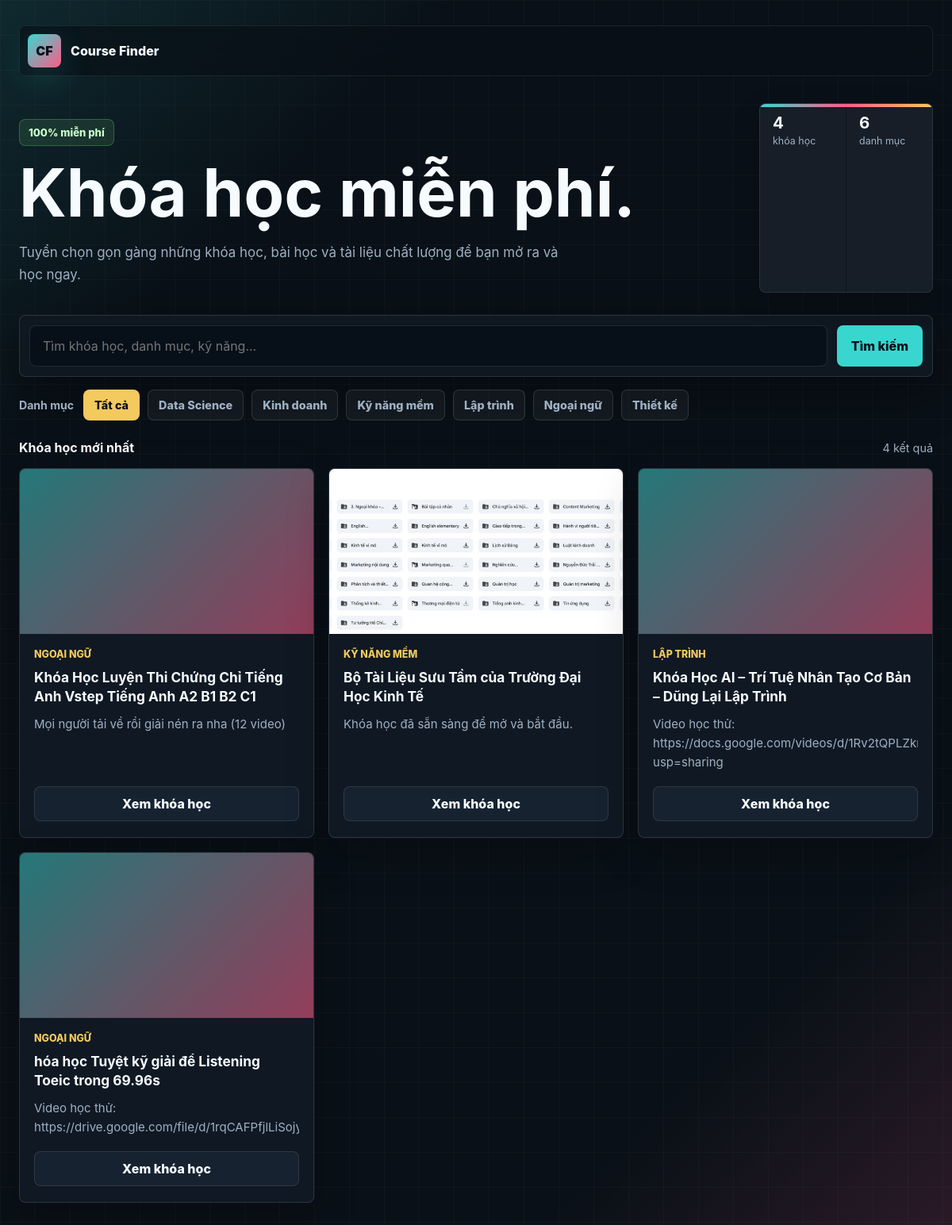
The page / on the database its author committed.
### resources/models.py (models this page shows, shortened)
class Category(models.Model):
    name = models.CharField(max_length=120, unique=True)
    description = models.TextField(blank=True)
    class Meta:
        ordering = ["name"]
        verbose_name = "Category"
        verbose_name_plural = "Categories"
    def get_absolute_url(self) -> str:
        slug = slugify(self.name) or "danh-muc"
        return reverse("core:category_detail", kwargs={"category_pk": self.pk, "category_slug": slug})

class Resource(models.Model):
    title = models.CharField(max_length=255)
    thumbnail_url = models.ImageField(
        upload_to="resource_thumbnails/",
        blank=True,
        verbose_name="Thumbnail",
    )
    description = models.TextField(blank=True)
    course_link = models.URLField(max_length=500)
    category = models.ForeignKey(
        Category,
        on_delete=models.PROTECT,
        related_name="resources",
    )
    created_at = models.DateTimeField(auto_now_add=True)
    updated_at = models.DateTimeField(auto_now=True)
    class Meta:
        ordering = ["-created_at"]
    def get_absolute_url(self) -> str:
        slug = slugify(self.title) or "khoa-hoc"
        return reverse("core:resource_detail", kwargs={"pk": self.pk, "slug": slug})

### core/views.py (the view, shortened to what this page needs)
# urls.py: path("", home, name="home"),
def home(request, category_pk: int | None = None, category_slug: str | None = None):
    search_query = request.GET.get("q", "").strip()
    selected_category_id = None
    if category_pk is not None:
        selected_category_id = category_pk
    else:
        selected_category = request.GET.get("category", "").strip()
        if selected_category.isdigit():
            selected_category_id = int(selected_category)
    categories = list(Category.objects.order_by("name"))
    selected_category_obj = next(
        (category for category in categories if category.id == selected_category_id),
        None,
    )
    if category_pk is not None:
        if selected_category_obj is None:
            raise Http404("Category not found")
        expected_slug = slugify(selected_category_obj.name) or "danh-muc"
        if category_slug != expected_slug:
            return redirect(selected_category_obj.get_absolute_url(), permanent=True)
    resources = Resource.objects.select_related("category").order_by("-created_at")
    if search_query:
        resources = resources.filter(
            Q(title__icontains=search_query)
            | Q(description__icontains=search_query)
            | Q(category__name__icontains=search_query)
        )
    if selected_category_id and selected_category_obj:
        resources = resources.filter(category_id=selected_category_id)
    elif selected_category_id:
        selected_category_id = None
    paginator = Paginator(resources, 12)
    page_obj = paginator.get_page(request.GET.get("page"))
    resources_on_page = list(page_obj.object_list)
    if search_query:
        seo_title = f'Tìm "{search_query}" trong kho khóa học | Course Finder'
        seo_description = f'Kết quả tìm kiếm khóa học miễn phí cho "{search_query}" trên Course Finder.'
        seo_robots = "noindex,follow"
        canonical_path = reverse("core:home")
    else:
        seo_title = "Course Finder - Khóa học miễn phí chọn lọc"
        seo_description = DEFAULT_DESCRIPTION
        seo_robots = None
        canonical_path = reverse("core:home")
    first_image = next((resource.thumbnail_url for resource in resources_on_page if resource.thumbnail_url), None)
    item_list = [
        {
            "@type": "ListItem",
            "position": page_obj.start_index() + index,
            "url": absolute_url(request, resource.get_absolute_url()),
            "name": resource.title,
        }
        for index, resource in enumerate(resources_on_page)
    ]
    structured_data = {
        "@context": "https://schema.org",
        "@graph": [
            {
                "@type": "WebSite",
                "@id": f"{absolute_url(request, reverse('core:home'))}#website",
                "name": "Course Finder",
                "url": absolute_url(request, reverse("core:home")),
                "inLanguage": "vi-VN",
                "description": DEFAULT_DESCRIPTION,
                "potentialAction": {
                    "@type": "SearchAction",
                    "target": f"{absolute_url(request, reverse('core:home'))}?q={{search_term_string}}",
                    "query-input": "required name=search_term_string",
                },
            },
            {
                "@type": "ItemList",
                "@id": f"{absolute_url(request, canonical_path)}#courses",
                "name": seo_title.replace(" | Course Finder", ""),
                "numberOfItems": page_obj.paginator.count,
                "itemListElement": item_list,
            },
        ],
    }
    context = {
        "categories": categories,
        "page_obj": page_obj,
        "resources": resources_on_page,
        "search_query": search_query,
        "selected_category_id": selected_category_id,
        "selected_category": selected_category_obj,
        "resource_count": page_obj.paginator.count,
        "category_count": len(categories),
        "structured_data": safe_json_ld(structured_data),
    }
    context.update(
        base_seo_context(
            request,
            title=seo_title,
            description=seo_description,
            canonical_path=canonical_path,
            robots=seo_robots or None,
            og_image=image_url(request, first_image),
        )
    )
    return render(request, "core/home.html", context)

### core/seo.py (called while the page is built)
def clean_text(value: str, limit: int = 160) -> str:
    text = " ".join(strip_tags(value or "").split())
    return Truncator(text).chars(limit)

def safe_json_ld(data: dict) -> str:
    return (
        json.dumps(data, ensure_ascii=False, separators=(",", ":"))
        .replace("<", "\\u003c")
        .replace(">", "\\u003e")
        .replace("&", "\\u0026")
    )

def absolute_url(request, path: str = "/") -> str:
    configured_url = getattr(settings, "SITE_URL", "").rstrip("/")
    if path.startswith(("http://", "https://")):
        return path
    if configured_url:
        if not path.startswith("/"):
            path = f"/{path}"
        return f"{configured_url}{path}"
    return request.build_absolute_uri(path)

def image_url(request, image_field) -> str:
    if not image_field:
        return ""
    try:
        return absolute_url(request, image_field.url)
    except ValueError:
        return ""

def base_seo_context(request, *, title: str, description: str, canonical_path: str, **overrides) -> dict:
    canonical_url = absolute_url(request, canonical_path)
    robots = overrides.pop("robots", DEFAULT_ROBOTS) or DEFAULT_ROBOTS
    context = {
        "site_name": SITE_NAME,
        "seo_title": title,
        "seo_description": clean_text(description or DEFAULT_DESCRIPTION),
        "seo_robots": robots,
        "canonical_url": canonical_url,
        "og_type": overrides.pop("og_type", "website"),
        "og_image": overrides.pop("og_image", ""),
        "sitemap_url": absolute_url(request, reverse("core:sitemap_xml")),
        "home_url": absolute_url(request, reverse("core:home")),
    }
    context.update(overrides)
    return context

### core/templates/core/home.html (shortened to what this page needs)
{% extends "core/base.html" %}
{% block content %}
  <section class="hero">
    <div class="headline">
      <div class="eyebrow">100% miễn phí</div>
      <h1>{% if selected_category %}Khóa học {{ selected_category.name }} miễn phí.{% else %}Khóa học miễn phí.{% endif %}</h1>
      <p class="lead">
        {% if selected_category and selected_category.description %}
          {{ selected_category.description }}
        {% else %}
          Tuyển chọn gọn gàng những khóa học, bài học và tài liệu chất lượng để bạn mở ra và học ngay.
        {% endif %}
      </p>
    </div>
    <aside class="stats" aria-label="Thống kê thư viện khóa học">
      <div class="stat">
        <strong>{{ resource_count }}</strong>
        <span>khóa học</span>
      </div>
      <div class="stat">
        <strong>{{ category_count }}</strong>
        <span>danh mục</span>
      </div>
    </aside>
  </section>
  <form class="search-panel" method="get" action="{% if selected_category %}{{ selected_category.get_absolute_url }}{% else %}{% url 'core:home' %}{% endif %}" role="search">
    <input class="search-input" type="search" name="q" value="{{ search_query }}" placeholder="Tìm khóa học, danh mục, kỹ năng..." aria-label="Tìm khóa học">
    <button class="button" type="submit">Tìm kiếm</button>
  </form>
  {% if categories %}
    <nav class="filter-strip" aria-label="Lọc theo danh mục">
      <span class="filter-label">Danh mục</span>
      <a class="filter-chip{% if not selected_category_id %} is-active{% endif %}" href="{% url 'core:home' %}{% if search_query %}?q={{ search_query|urlencode }}{% endif %}">Tất cả</a>
      {% for category in categories %}
        <a class="filter-chip{% if selected_category_id == category.id %} is-active{% endif %}" href="{{ category.get_absolute_url }}{% if search_query %}?q={{ search_query|urlencode }}{% endif %}">{{ category.name }}</a>
      {% endfor %}
    </nav>
  {% endif %}
  <div class="section-title">
    <h2>{% if search_query %}Kết quả cho "{{ search_query }}"{% elif selected_category %}Khóa học {{ selected_category.name }}{% else %}Khóa học mới nhất{% endif %}</h2>
    <span>{{ resource_count }} kết quả</span>
  </div>
  {% if resources %}
    <section class="course-grid" aria-label="Danh sách khóa học">
      {% for resource in resources %}
        <article class="course-card">
          <a class="thumb" href="{{ resource.get_absolute_url }}" aria-label="Xem {{ resource.title }}">
            {% if resource.thumbnail_url %}
              <img src="{{ resource.thumbnail_url.url }}" alt="Ảnh minh họa khóa học {{ resource.title }}" loading="lazy" decoding="async">
            {% else %}
              <div class="thumb-fallback">{{ resource.title|first|upper }}</div>
            {% endif %}
          </a>
          <div class="card-body">
            <a class="category" href="{{ resource.category.get_absolute_url }}">{{ resource.category.name }}</a>
            <h3><a href="{{ resource.get_absolute_url }}">{{ resource.title }}</a></h3>
            <p class="description">
              {% if resource.description %}
                {{ resource.description|truncatechars:150 }}
              {% else %}
                Khóa học đã sẵn sàng để mở và bắt đầu.
              {% endif %}
            </p>
            <a class="open-link" href="{{ resource.get_absolute_url }}">Xem khóa học</a>
          </div>
        </article>
      {% endfor %}
    </section>
  {% endif %}
{% endblock %}

### core/templates/core/base.html (shortened to what this page needs)
{% load static %}
<!doctype html>
<html lang="vi">
<head>
  <link rel="stylesheet" href="{% static 'core/css/index.css' %}">
</head>
<body>
  <main class="shell" id="content">
    <nav class="topbar" aria-label="Điều hướng chính">
      <a href="{% url 'core:home' %}" class="brand">
        <span class="brand-mark" aria-hidden="true">CF</span>
        <span class="brand-name">Course Finder</span>
      </a>
    </nav>
    {% block content %}{% endblock %}
  </main>
</body>
</html>

### rows shown on the page
Category: name "Data Science"
Category: name "Kinh doanh"
Category: name "Kỹ năng mềm"
Category: name "Lập trình"
Category: name "Ngoại ngữ"
Category: name "Thiết kế"
Resource: thumbnail_url (picture), category.name "NGOẠI NGỮ", title "Khóa Học Luyện Thi Chứng Chỉ Tiếng Anh Vstep Tiếng Anh A2 B1 B2 C1", description "Mọi người tải về rồi giải nén ra nha (12 video)"
Resource: thumbnail_url (picture), category.name "KỸ NĂNG MỀM", title "Bộ Tài Liệu Sưu Tầm của Trường Đại Học Kinh Tế", description "Khóa học đã sẵn sàng để mở và bắt đầu."
Resource: thumbnail_url (picture), category.name "LẬP TRÌNH", title "Khóa Học AI – Trí Tuệ Nhân Tạo Cơ Bản – Dũng Lại Lập Trình", description "Video học thử:…"
Resource: thumbnail_url (picture), category.name "NGOẠI NGỮ", title "hóa học Tuyệt kỹ giải để Listening Toeic trong 69.96s", description "Video học thử:…"

### other values the page prints
{{ resource_count }} "4"
{{ category_count }} "6"
